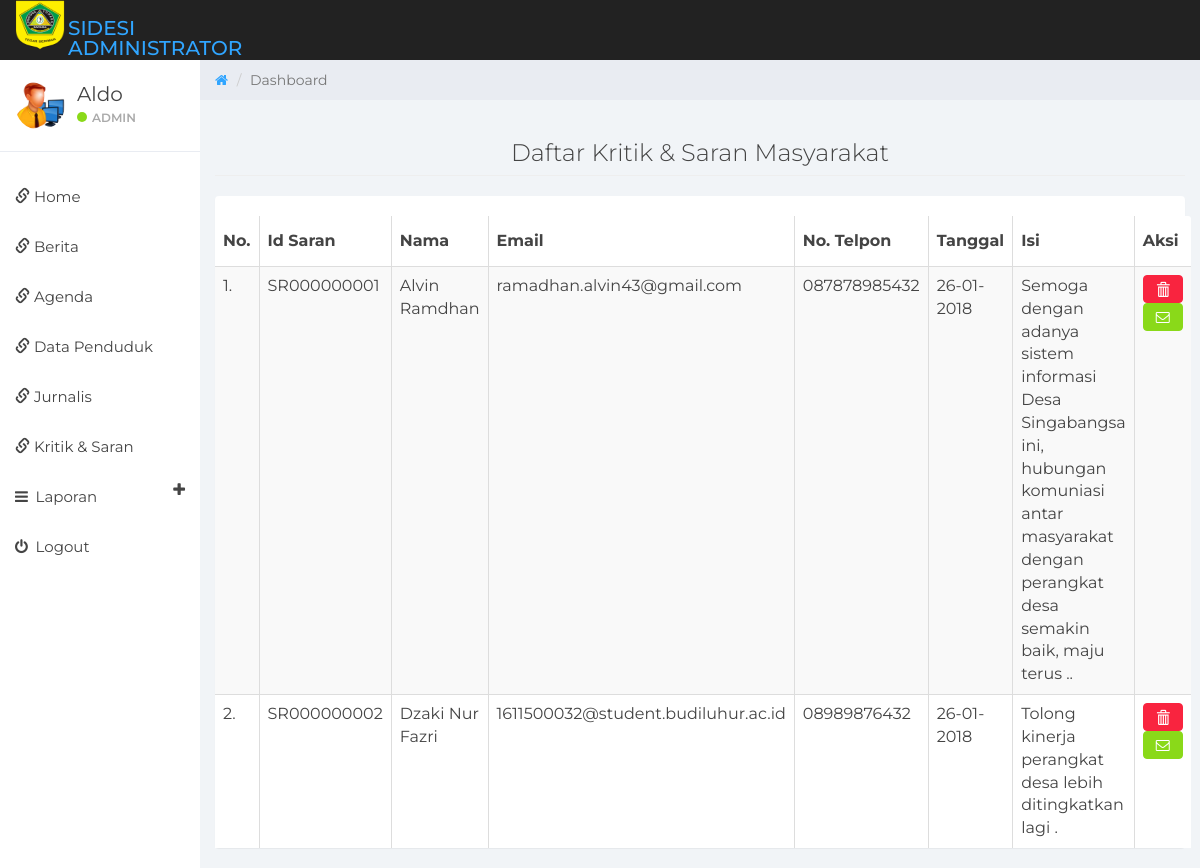
/admin_page/home.php?page=saran (signed in), run on the app's committed database.
### tables this page shows
CREATE TABLE IF NOT EXISTS `pegawai` (
  `id_pegawai` char(5) NOT NULL,
  `nip` varchar(20) NOT NULL,
  `bagian` varchar(30) NOT NULL,
  `nm_pegawai` varchar(30) NOT NULL,
  `password` varchar(15) NOT NULL,
  PRIMARY KEY (`id_pegawai`)
);

CREATE TABLE IF NOT EXISTS `saran` (
  `id_saran` char(11) NOT NULL,
  `nama_masy` varchar(20) NOT NULL,
  `email` varchar(50) NOT NULL,
  `notelp` varchar(13) NOT NULL,
  `isi_saran` text NOT NULL,
  `tanggal` varchar(15) NOT NULL,
  PRIMARY KEY (`id_saran`)
);

### admin_page/saran.php (the view, shortened to what this page needs)
<div class="row">
		<div class="col-lg-12" align="center">
			<h3 class="page-header">Daftar Kritik & Saran Masyarakat</h3>
		</div>
	</div>
	<div class="panel panel-container">
		<table id="datatable" class="table table-striped table-bordered">
         <thead>
           <tr>
             <th>No.</th>
             <th>Id Saran</th>
		   <th>Nama</th>
		    <th>Email</th>
             <th>No. Telpon</th>
		  <th>Tanggal</th>
		  <th>Isi</th>
             <th width='10%' >Aksi</th>
           </tr>
         </thead>
         <tbody>
           <?php
           $query="SELECT * FROM saran ORDER BY tanggal ASC";
           $tampil = mysqli_query($conn,$query);
           $no = 1;
           while ($r = mysqli_fetch_array($tampil)) {
           echo "
           <tr>
             <td>$no.</td>
             <td>$r[id_saran]</td>
		  <td>$r[nama_masy]</td>
		  <td>$r[email]</td>
		  <td>$r[notelp]</td>
		  <td>$r[tanggal]</td>
		  <td>$r[isi_saran]</td>
             <td> "; ?>
               <button type="button" class="btn btn-danger" value='<?php echo $r['id_saran'];?>' onclick="hapusdata(this.value)" data-toggle="modal" data-target="#hapus"><i class="glyphicon glyphicon-trash"></i></button>
			<a href="mailto:<?php echo $r['email'];?>"><button type="button" class="btn btn-md btn-success" value="" ><i class="fa fa-envelope-o"></i></button></a>
             </td>
           </tr>
           <?php
           $no++;}
         echo"</table >";
	  ?>

### admin_page/header.php (shortened to what this page needs)
<?php include"../koneksi/koneksi.php";
    ?>
<!DOCTYPE html>
<html>
<head>
	<link href="css/bootstrap.min.css" rel="stylesheet">
	<link href="css/font-awesome.min.css" rel="stylesheet">
	<link href="css/datepicker3.css" rel="stylesheet">
	<link href="css/styles.css" rel="stylesheet">
</head>
<body>
	<nav class="navbar navbar-custom navbar-fixed-top" role="navigation">
		<div class="container-fluid">
			<div class="navbar-header">
				<img src="../images/logo.png" width="50" height="50" align='left'>&nbsp;
				<a class="navbar-brand" href="home.php?page=beranda" align='left'><span>SIDESI<br>Administrator</span></a>
			</div>
		</div>
	</nav>
	<div id="sidebar-collapse" class="col-sm-3 col-lg-2 sidebar">
		<div class="profile-sidebar">
			<div class="profile-userpic">
				<img src="../images/admin.ico" class="img-responsive" alt=""/>
			</div>
			<div class="profile-usertitle">
			<?php
      $id = $_SESSION['id_pegawai'];
      $sql = "select * from pegawai where id_pegawai='".$id."'";
      $query = mysqli_query($conn, $sql);
      while($data = mysqli_fetch_array($query)){
      ?>
				<div class="profile-usertitle-name"> <?php echo  $data['nm_pegawai'];    ?> </div>
	  <?php
	  }
	  ?>
				<div class="profile-usertitle-status"><span class="indicator label-success"></span>Admin</div>
			</div>
		</div>
		<ul class="nav menu" >
			<li><a href="home.php?page=beranda"><i class="glyphicon glyphicon-link"></i> Home </a></li>
			<li><a href="home.php?page=informasi"><i class="glyphicon glyphicon-link"></i> Berita </a></li>
			<li><a href="home.php?page=agenda"><i class="glyphicon glyphicon-link"></i> Agenda</a></li>
			<li><a href="home.php?page=penduduk"><i class="glyphicon glyphicon-link"></i> Data Penduduk</a></li>
			<li><a href="home.php?page=jurnalis"><i class="glyphicon glyphicon-link"></i> Jurnalis</a></li>
			<li><a href="home.php?page=saran"><i class="glyphicon glyphicon-link"></i> Kritik & Saran</a></li>
			<li class="parent "><a data-toggle="collapse" href="#sub-item-1">
				<em class="fa fa-navicon">&nbsp;</em> Laporan <span data-toggle="collapse" href="#sub-item-1" class="icon pull-right"><em class="fa fa-plus"></em></span>
				</a>
			</li>
			<li><a href="logout.php"><em class="fa fa-power-off">&nbsp;</em> Logout</a></li>
		</ul>
	</div>
	<div class="col-sm-9 col-sm-offset-3 col-lg-10 col-lg-offset-2 main">
		<div class="row">
			<ol class="breadcrumb">
				<li><a href="home.php">
					<em class="fa fa-home"></em>
				</a></li>
				<li class="active">Dashboard</li>
			</ol>
		</div>

### admin_page/home.php (shortened to what this page needs)
<?php
  include 'header.php';
  if(isset($_GET['page'])){
      switch($_GET['page']){
		  case 'saran'  : include 'saran.php'; break;
      }
  }else{
      include 'beranda.php';
  }
  include 'footer.php';
?>

### admin_page/footer.php (shortened to what this page needs)
		</div>
	</div>
</body>
</html>

### admin_page/css/styles.css (style rules this page uses)
body { background: #f1f4f7; padding-top: 60px; font-size: 14px; color: #444444; font-family: "Montserrat", "Helvetica Neue", Helvetica, Arial, sans-serif; }
a, a:hover, a:focus { color: #30a5ff; }
h1, h2, h3, h4, h5, h6 { color: #444444; }
h3, h4 { font-weight: 300; }
.navbar-custom { background: #222; height: 60px; }
.navbar-header .navbar-brand { color: #fff; font-size: 20px; text-transform: uppercase; font-weight: 500; height: 60px; padding-top: 18px; }
.navbar-header .navbar-brand span { color: #30a5ff; }
.btn-success, .btn-success:hover, .btn-success:focus, .btn-success:active, .btn-success.active, .open > .dropdown-toggle.btn-success, .btn-success.disabled, .btn-success[disabled], fieldset[disabled] .btn-success, .btn-success.disabled:hover, .btn-success[disabled]:hover, fieldset[disabled] .btn-success:hover, .btn-success.disabled:focus, .btn-success[disabled]:focus, fieldset[disabled] .btn-success:focus, .btn-success.disabled:active, .btn-success[disabled]:active, fieldset[disabled] .btn-success:active, .btn-success.disabled.active, .btn-success[disabled].active, fieldset[disabled] .btn-success.active { background-color: #8ad919; border-color: #8ad919; }
.btn-danger, .btn-danger:hover, .btn-danger:focus, .btn-danger:active, .btn-danger.active, .open > .dropdown-toggle.btn-danger, .btn-danger.disabled, .btn-danger[disabled], fieldset[disabled] .btn-danger, .btn-danger.disabled:hover, .btn-danger[disabled]:hover, fieldset[disabled] .btn-danger:hover, .btn-danger.disabled:focus, .btn-danger[disabled]:focus, fieldset[disabled] .btn-danger:focus, .btn-danger.disabled:active, .btn-danger[disabled]:active, fieldset[disabled] .btn-danger:active, .btn-danger.disabled.active, .btn-danger[disabled].active, fieldset[disabled] .btn-danger.active { background-color: #f9243f; border-color: #f9243f; }
.label-success { background-color: #8ad919; }
.panel { border: 0; }
.panel-container { padding-top: 20px; }
.navbar { border: 0; }
.sidebar { display: block; padding: 0; display: none; box-shadow: none; background: #fff; }
.sidebar ul { margin: 20px 0px; }
@media (min-width: 768px) { .sidebar { display: block; position: fixed; top: 60px; bottom: 0; left: 0; z-index: 1000; display: block; margin: 0; padding: 0; overflow-x: hidden; overflow-y: auto; } }
@media (min-width: 768px) { .navbar-header { width: 100%; } }
.sidebar ul.nav li a { height: 50px; font-size: 15px; line-height: 2em; color: #444444; }
.profile-sidebar { padding: 10px 0; border-bottom: 1px solid #e9ecf2; }
.indicator { width: 10px; height: 10px; display: inline-block; border-radius: 9999px; margin-right: 5px; }
.profile-userpic img { float: left; margin: 10px 0px 0px 15px; width: 50px; height: 50px; border-radius: 9999px !important; }
.profile-usertitle { float: left; text-align: left; margin: 10px 0 0 12px; }
.profile-usertitle-name { font-size: 20px; margin-bottom: 0px; }
.profile-usertitle-status { text-transform: uppercase; color: #AAA; font-size: 12px; font-weight: 600; margin-bottom: 15px; }
.breadcrumb { border-radius: 0; padding: 10px 15px 10px 15px; background: #e9ecf2; margin: 0; }
.table { background: #fff; }
.table > thead > tr > th { border-bottom: 1px solid #e6e7e8; vertical-align: middle; height: 50px; }

### data on the page
pegawai: nm_pegawai "Aldo"
saran: id_saran "SR000000001", nama_masy "Alvin Ramdhan", email "ramadhan.alvin43@gmail.com", notelp "087878985432", tanggal "26-01-2018", isi_saran "Semoga dengan adanya sistem informasi Desa Singabangsa ini, hubungan komuniasi antar masyarakat dengan perangkat desa semakin baik, maju terus .."
saran: id_saran "SR000000002", nama_masy "Dzaki Nur Fazri", email "1611500032@student.budiluhur.ac.id", notelp "08989876432", tanggal "26-01-2018", isi_saran "Tolong kinerja perangkat desa lebih ditingkatkan lagi ."
